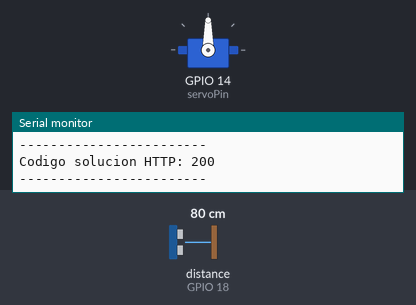
Bench run of a sketch on a simulated ESP32. Shown: servo, the last lines printed to the serial monitor. The test bench sets the inputs (shaded band); at power-on: distance to the obstacle (sensor on GPIO 18) 80 cm. The echo pulse lasts 58.3 µs per cm; WiFi joins after 1.5 s; servers stay silent unless stated; network time is answered at once with the bench clock; uploads are accepted with an empty reply; the local clock reads 2024-03-15 10:24:30 at power-on unless the sketch sets it; random numbers use the default seed unless the sketch sets one.

Above: at 2.7 s.
2.8 s: distance to the obstacle (sensor on GPIO 18) set to 17 cm
At 6.6 s:
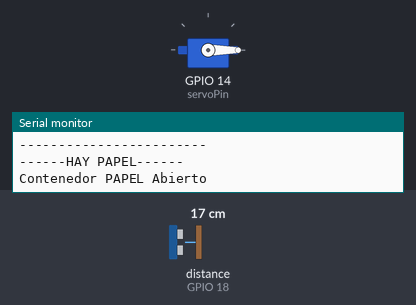
At 16.1 s:
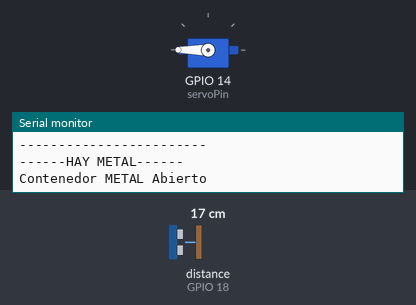
16.4 s: distance to the obstacle (sensor on GPIO 18) set to 14 cm
Timing chart, 0 to 19.4 s (numbered marks = the images above; inputs shaded):
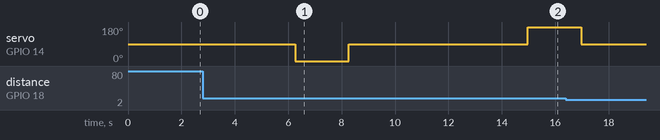

The sketch:

ProyectoPst.ino
```cpp
//Librerías a usar
#include <WiFi.h>
#include <HTTPClient.h>
#include <Servo_ESP32.h>
#include <HCSR04.h>
#include <NTPClient.h>
#include <WiFiUdp.h>

//Datos para obtener conexión Wifi
const char* ssid = "ERAZOLOZANO";
const char* password = "guillermo2199";

//Página a realizar conexión para el envío de datos
const char* host = "https://reciclajeautomaticodebasura.000webhostapp.com/envioDatos.php";


byte valid = 0;

//Creación de variables para simulación de sensores
byte sensor_proxi;
byte sensor_induc;
double sensor_pesoP;
double sensor_pesoM;

//Variables para contar el peso del contenedor y de cada objeto
double pesoPapel = 0.0;
double pesoMetal = 0.0;

//Datos iniciales y generales del servoMotor
Servo_ESP32 servo1;
static const int servoPin = 14; //printed G14 on the board
int angleI = 90;
int angleStep = 8;

//Datos iniciales y generales del sensor de Ultrasonido
static const int TriggerPin = 5;
static const int EchoPin = 18;
double distanciaLlenado = 0;
UltraSonicDistanceSensor distanceSensor(TriggerPin, EchoPin);

// Definición NTP Client para obtención de fecha y hora
WiFiUDP ntpUDP;
NTPClient timeClient(ntpUDP);

// Variables para guardar la fecha y hora
String formattedDate;
String dayStamp;
String timeStamp;

//Variables para contar los objetos
int cantPapel = 0;
int cantMetal = 0;

void setup() {
  Serial.begin(115200);
  //Se posiciona el motor en 90 grados
  servo1.attach(servoPin);
  servo1.write(angleI);

  //Se inicia la conexión Wifi
  WiFi.begin(ssid, password);
  Serial.println("Conectando a la red...");
  while(WiFi.status() != WL_CONNECTED){
    delay(500);
    Serial.print(".");
  }
  Serial.println("------------------------");
  Serial.println("Conexión con éxito");
  Serial.print("Su IP es: ");
  Serial.println(WiFi.localIP());
  Serial.println("------------------------");

  // Initialize a NTPClient to get time
  timeClient.begin();
  timeClient.setTimeOffset(-18000); //Zona horaria de Ecuador
}


void loop() {
  //Se verifica si hay conexión Wifi para continuar el trabajo
  if(WiFi.status() == WL_CONNECTED) {
    //Simulación de sensor de proximidad y sensor inductivo
    Serial.println("-----Sensando objetos-----");
    sensor_proxi = random(0,2);
    sensor_induc = random(0,2);

    Serial.println("Peso actual del contenedor de Papel: " + String(pesoPapel, 3));
    Serial.println("Peso actual del contenedor de Metal: " + String(pesoMetal, 3));
    Serial.println("------------------------");

    //Obtención de Fecha y Hora actual
    while(!timeClient.update()) {
    timeClient.forceUpdate();
    }
    formattedDate = timeClient.getFormattedDate();// Formato: 2018-05-28T16:00:13Z
    // Extrae Fecha
    int splitT = formattedDate.indexOf("T");
    dayStamp = formattedDate.substring(0, splitT);
    // Extrae Hora
    timeStamp = formattedDate.substring(splitT+1, formattedDate.length()-1);

    //Inicio de conexión con la página de host
    HTTPClient http;
    http.begin(host);
    http.addHeader("Content-Type", "application/x-www-form-urlencoded");

    //Como el primer Post que se realiza sale con error
    //Se envía un dato cualquiera, el cual se recepta en una variable que no realiza nada en el código php de la página
    if(valid == 0){
      int codigoSol = http.POST("p=Solucion");
      Serial.println("Codigo solucion HTTP: " + String(codigoSol));
      Serial.println("------------------------");
    }

    //Se detecta un papel
    if(sensor_proxi==1 && sensor_induc==0){
      Serial.println("------HAY PAPEL------");
      delay(2500);
      //Obtención de la distancia en centimetros con el sensor de Ultrasonido
      distanciaLlenado = distanceSensor.measureDistanceCm();
      //Simulación del peso del objeto
      sensor_pesoP = random(6, 50)/8.0;
      pesoPapel += sensor_pesoP;
      String converPeso = "";
      converPeso = String(pesoPapel, 3);

      //Si el contenedor de papel está lleno no se deposita el objeto, ni se envían datos con respecto a dicho objeto
      if((distanciaLlenado < 16) && (distanciaLlenado != -1)){
        Serial.println("Contenedor de Papel lleno");
        String datosInsertar = "up=UPDATE Contenedor Set lleno = '1' Where tipo = 'papel' AND num_deposito = '1'";

        //Se envía datos por Post acerca del contenedor (que se encuentra lleno)
        int codigoRespuestaIn = http.POST(datosInsertar);
        Serial.println("Codigo HTTP: " + String(codigoRespuestaIn));
        Serial.println("------------------------");
        pesoPapel = 0;
        cantPapel = 0;
      }else{
      //Si el contenedor no está lleno, se abre la compuerta para que caiga el objeto en el contenedor respectivo
      servo1.write(0);
      Serial.println("Contenedor PAPEL Abierto");
      delay(2000);
      //Se vuelve a cerrar la compuerta
      servo1.write(angleI);
      Serial.println("Contenedor PAPEL Cerrado");

      Serial.println("Nuevo Peso del contenedor de Papel = " + converPeso);
      Serial.println("Fecha: " + dayStamp);
      Serial.println("Hora: " + timeStamp);
      cantPapel++;
      String datosInsertar = "in=INSERT INTO RegistroObjeto (id_objeto, pesoObjeto, fecha, hora, id_contenedor) VALUES (NULL, '"+String(sensor_pesoP, 3)+"','"+dayStamp+"', '"+timeStamp+"', '2')&up=UPDATE Contenedor Set peso = '"+converPeso+"', lleno = '0', cantidad = '"+cantPapel+"' Where tipo = 'papel' AND num_deposito = '1'";

      //Se envía el dato por Post para agregar un nuevo objeto y actualizar los datos del contenedor de papel
      int codigoRespuestaIn = http.POST(datosInsertar);
      if(codigoRespuestaIn == -1){
        cantPapel--;
        pesoPapel -= sensor_pesoP;
      }
      Serial.println("Codigo HTTP: " + String(codigoRespuestaIn));
      Serial.println("------------------------");

      }
    }
    //Se detecta un metal
    if(sensor_induc==1 && sensor_proxi==0){
      Serial.println("------HAY METAL------");
      delay(2500);
      //Obtención de la distancia en centimetros con el sensor de Ultrasonido
      distanciaLlenado = distanceSensor.measureDistanceCm();
      //Simulación del peso del objeto
      sensor_pesoM = random(8, 80)/8.0;
      pesoMetal += sensor_pesoM;
      String converPeso = "";
      converPeso = String(pesoMetal, 3);

      //Si el contenedor de metal está lleno no se deposita el objeto, ni se envían datos con respecto a dicho objeto
      if((distanciaLlenado < 16) && (distanciaLlenado != -1)){
        Serial.println("Contenedor de Metal lleno");
        String datosInsertar = "up=UPDATE Contenedor Set lleno = '1' Where tipo = 'metal' AND num_deposito = '1'";

        //Se envía datos por Post acerca del contenedor (que se encuentra lleno)
        int codigoRespuestaIn = http.POST(datosInsertar);
        Serial.println("Codigo HTTP: " + String(codigoRespuestaIn));
        Serial.println("------------------------");
        pesoMetal = 0;
        cantMetal = 0;
      }else{
      //Si el contenedor no está lleno, se abre la compuerta para que caiga el objeto en el contenedor respectivo
      servo1.write(180);
      Serial.println("Contenedor METAL Abierto");
      delay(2000);
      //Se vuelve a cerrar la compuerta
      servo1.write(angleI);
      Serial.println("Contenedor METAL Cerrado");

      Serial.println("Nuevo Peso del contenedor de Metal = " + converPeso);
      Serial.println("Fecha: " + dayStamp);
      Serial.println("Hora: " + timeStamp);
      cantMetal++;
      String datosInsertar = "in=INSERT INTO RegistroObjeto (id_objeto, pesoObjeto, fecha, hora, id_contenedor) VALUES (NULL, '"+String(sensor_pesoM, 3)+"', '"+dayStamp+"', '"+timeStamp+"', '1')&up=UPDATE Contenedor Set peso = '"+converPeso+"', lleno = '0', cantidad = '"+cantMetal+"' Where tipo = 'metal' AND num_deposito = '1'";

      //Se envía el dato por Post para agregar un nuevo objeto y actualizar los datos del contenedor de papel
      int codigoRespuestaIn = http.POST(datosInsertar);
      if(codigoRespuestaIn == -1){
        cantMetal--;
        pesoMetal -= sensor_pesoP;
      }
      Serial.println("Codigo HTTP: " + String(codigoRespuestaIn));
      Serial.println("------------------------");

      }
    }
  }
  valid = 1;
  delay(2000);
}
```
